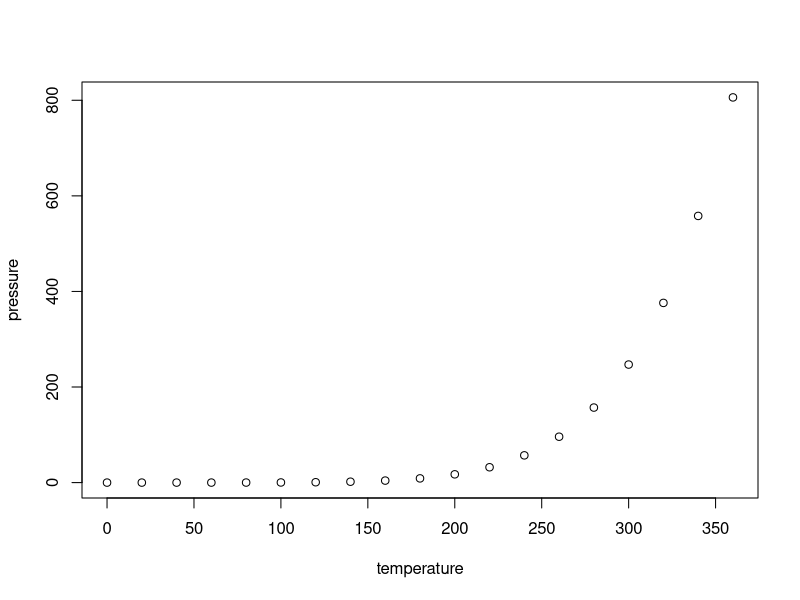
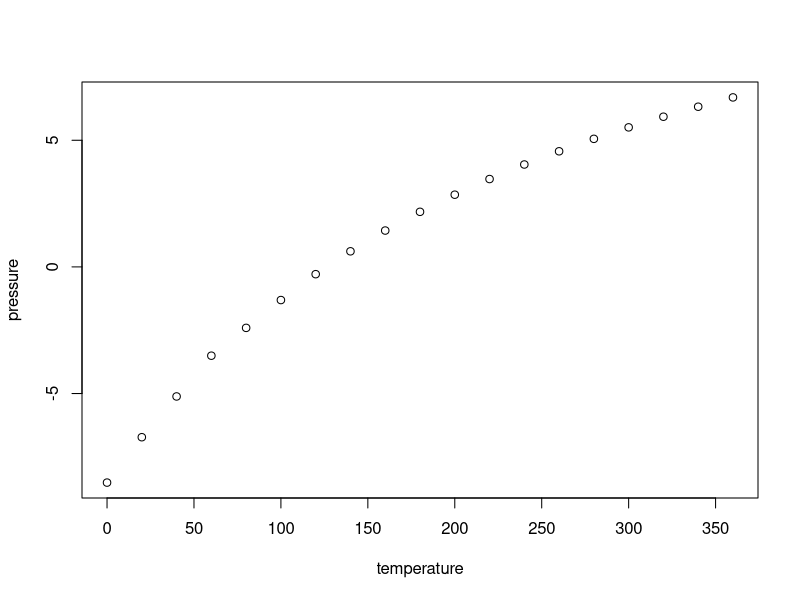
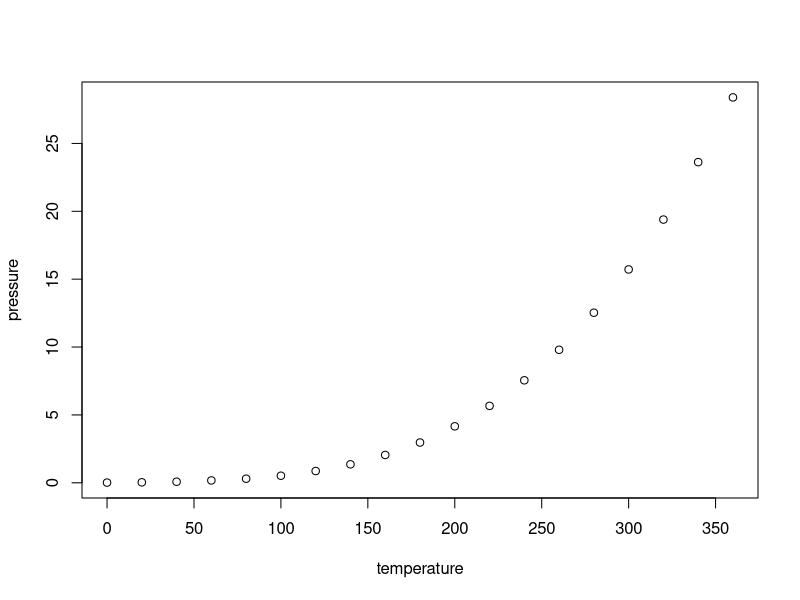

These figures' R source, in order:
## ---- chunk 1
knitr::opts_chunk$set(echo = TRUE)
## ---- chunk 2

ln_trans <- function(data) {
  #transform second column to ln_data
  data[2] <- log(data[2])
  return(data)
}

## ---- chunk 3
plot(pressure)

## ---- chunk 4
ln_pressure <- ln_trans(pressure)
plot(ln_pressure)
## ---- chunk 5

sqrt_trans <- function(data) {
  #transform second column to ln_data
  data[2] <- sqrt(data[2])
  return(data)
}

## ---- chunk 6
sqrt_pressure <- sqrt_trans(pressure)
plot(sqrt_pressure)
